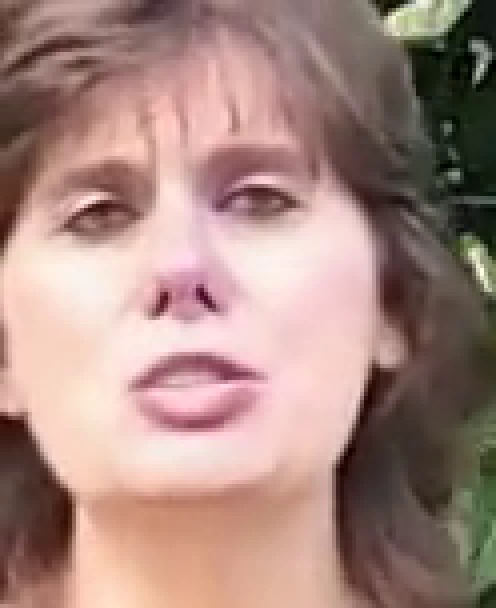
#> input picture tmp_frames/vidA.jpg, 496 x 608 px
$ python make_test_video.py --image ../tmp_frames/vidA.jpg
#> lines starting #> are read from the running program, lines starting #| are printed output that depends on the picture
#> in main, img is the input picture: shape (608, 496, 3); mean B, G, R 128, 136, 166.8
#!/usr/bin/env python3
"""Generate synthetic test videos for exercising the full pipeline
without needing real footage.

Uses a static portrait photo (default: matplotlib's bundled
grace_hopper.jpg) and modulates its colour channels with a
heartbeat-like pulse so the rPPG pipeline has a real face to detect and
a physiologically plausible signal to recover.

Sensitivity-test variants:
  --bpm 72        clean physiological pulse (baseline, should read REAL)
  --pulse-amp 0   no pulse at all (flat noise only)
  --erratic       BPM jumps randomly every 2 s (unstable pulse)
  --desync 1.5    forehead/cheeks get phase-shifted pulses (spatially
                  inconsistent blood-flow timing)

Usage (from repo root, ML venv active):
    python scripts/make_test_video.py [--image PATH] [--out PATH] \
        [--seconds 15] [--bpm 72] [--pulse-amp 6] [--erratic] \
        [--desync SECONDS]
"""
from __future__ import annotations

import argparse
import sys
from pathlib import Path

import cv2
import numpy as np

REPO_ROOT = Path(__file__).resolve().parents[1]
DEFAULT_IMAGE = (
    REPO_ROOT
    / "services"
    / "ml"
    / "venv"
    / "Lib"
    / "site-packages"
    / "matplotlib"
    / "mpl-data"
    / "sample_data"
    / "grace_hopper.jpg"
)
DEFAULT_OUT = REPO_ROOT / "tests" / "fixtures" / "synthetic_face_video.mp4"

# Face crop window (centre-weighted square) - keeps the face large enough
# for MediaPipe/Haar detection at 640x640.
CROP_SIZE = 520


def face_square(img: np.ndarray) -> tuple[int, int, int]:
    """Return (x, y, side) of a centre-weighted square around the face."""
    gray = cv2.cvtColor(img, cv2.COLOR_BGR2GRAY)
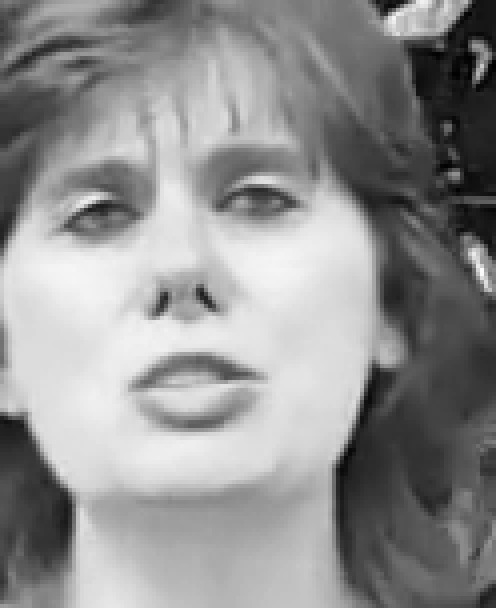
#> gray: shape (608, 496); min 1, max 252, mean 144.3
    cascade = cv2.CascadeClassifier(
        str(Path(cv2.data.haarcascades) / "haarcascade_frontalface_default.xml")
    )
    faces = cascade.detectMultiScale(gray, scaleFactor=1.1, minNeighbors=5, minSize=(80, 80))
#> faces = [[14, 63, 356, 356]]
    h, w = img.shape[:2]
#> h = 608; w = 496
    side = min(CROP_SIZE, h, w)
#> side = 496
    if len(faces):
        # Largest detected face
        x, y, fw, fh = max(faces, key=lambda f: f[2] * f[3])
#> x = 14; y = 63; fw = 356; fh = 356
        cx, cy = x + fw // 2, y + fh // 2
#> cx = 192; cy = 241
        side = min(max(int(fh * 2.2), 240), h, w)
    else:
        cx, cy = w // 2, int(h * 0.42)
    x0 = max(0, min(cx - side // 2, w - side))
#> x0 = 0
    y0 = max(0, min(cy - side // 2, h - side))
#> y0 = 0
    return x0, y0, side


def build_phase(args: argparse.Namespace) -> np.ndarray:
    """Per-frame pulse phase (radians), integrated over time.

    Constant BPM by default; --erratic re-samples the BPM every 2 s.
    """
    n = int(args.seconds * args.fps)
    if args.bpm <= 0 or args.pulse_amp <= 0:
        return np.zeros(n)
    if args.erratic:
        rng = np.random.default_rng(7)
        bpm_per_frame = np.repeat(rng.uniform(45.0, 150.0, size=max(1, n // (2 * int(args.fps)))), 2 * int(args.fps))
        bpm_per_frame = np.resize(bpm_per_frame, n)
    else:
        bpm_per_frame = np.full(n, float(args.bpm))
    phase_step = 2 * np.pi * bpm_per_frame / 60.0 / args.fps
    return np.cumsum(phase_step)


def region_masks(size: int) -> np.ndarray:
    """Band index per pixel: 0 = forehead (top third), 1 = left cheek,
    2 = right cheek -- approximate ROI geometry after the face crop."""
    yy, xx = np.mgrid[0:size, 0:size]
    masks = np.zeros((size, size), dtype=np.int8)
    masks[yy < size // 3] = 0
    masks[(yy >= size // 3) & (xx < size // 2)] = 1
    masks[(yy >= size // 3) & (xx >= size // 2)] = 2
    return masks


def main() -> int:
    parser = argparse.ArgumentParser(description=__doc__)
    parser.add_argument("--image", default=str(DEFAULT_IMAGE), help="input portrait photo")
    parser.add_argument("--out", default=str(DEFAULT_OUT), help="output .mp4 path")
    parser.add_argument("--seconds", type=float, default=15.0)
    parser.add_argument("--bpm", type=float, default=72.0, help="0 = no pulse")
    parser.add_argument("--fps", type=float, default=30.0)
    parser.add_argument(
        "--pulse-amp",
        type=float,
        default=6.0,
        help="green-channel modulation depth (0 = flat/no pulse)",
    )
    parser.add_argument(
        "--erratic", action="store_true", help="BPM jumps randomly every 2 seconds"
    )
    parser.add_argument(
        "--desync",
        type=float,
        default=0.0,
        metavar="SECONDS",
        help="phase offset between facial regions (spatial desync)",
    )
    args = parser.parse_args()

    img = cv2.imread(args.image)
    if img is None:
        print(f"Could not read image: {args.image}", file=sys.stderr)
        return 1

    x0, y0, side = face_square(img)
#> x0 = 0; y0 = 0; side = 496
    crop = img[y0 : y0 + side, x0 : y0 + side]
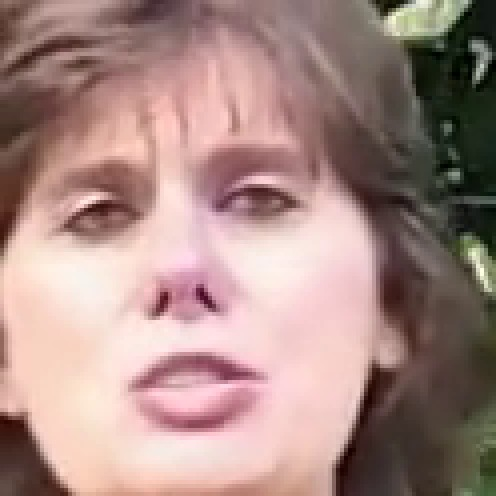
#> crop: shape (496, 496, 3); mean B, G, R 132.1, 137.9, 167.2
    frame = cv2.resize(crop, (640, 640), interpolation=cv2.INTER_AREA).astype(np.float32)

    out_path = Path(args.out)
    out_path.parent.mkdir(parents=True, exist_ok=True)
    writer = cv2.VideoWriter(
        str(out_path), cv2.VideoWriter_fourcc(*"mp4v"), args.fps, (640, 640)
    )
    if not writer.isOpened():
        print("Could not open VideoWriter", file=sys.stderr)
        return 1

    n_frames = int(args.seconds * args.fps)
    phase = build_phase(args)
    masks = region_masks(640)
    # Per-region phase offsets: forehead 0, cheeks shifted by --desync.
    offset_frames = [0.0, args.desync * args.fps, 2.0 * args.desync * args.fps]
    idx = [np.clip(np.arange(n_frames) - off, 0, n_frames - 1).astype(int) for off in offset_frames]

    amp_g = args.pulse_amp
    rng = np.random.default_rng(42)

    for i in range(n_frames):
        # Blood-volume pulse: mostly green-channel modulation (as in real
        # PPG), tiny overall luminance wobble, mild sensor noise.
        # Each region band gets its own pulse phase, so regions can disagree.
        pulses = np.array(
            [np.sin(phase[j]) for j in (idx[0][i], idx[1][i], idx[2][i])],
            dtype=np.float32,
        )
        band_pulse = pulses[masks]  # (640, 640) pulse value per pixel
        noise = rng.normal(0, 1.6, frame.shape).astype(np.float32)
        out = frame + noise
        out[:, :, 1] += band_pulse * amp_g
        out[:, :, 0] += band_pulse * (amp_g * 1.5 / 6.0)
        out[:, :, 2] += band_pulse * (amp_g * 2.5 / 6.0)
        writer.write(np.clip(out, 0, 255).astype(np.uint8))

    writer.release()
    kind = (
        f"{args.bpm:g} bpm, amp {args.pulse_amp:g}"
        + (", erratic" if args.erratic else "")
        + (f", desync {args.desync:g}s" if args.desync else "")
    )
    print(f"Wrote {out_path} ({n_frames} frames; {kind})")
    return 0


if __name__ == "__main__":
    raise SystemExit(main())
#> (the program exits here)

$ run again, on tmp_frames/vidB_start.jpg
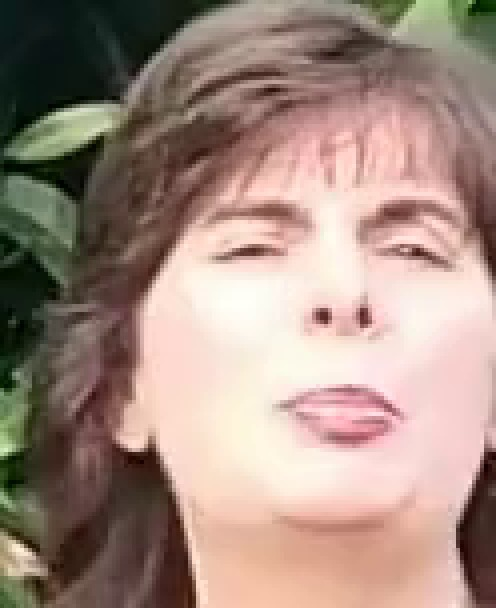
#> input picture tmp_frames/vidB_start.jpg, 496 x 608 px
#> in main, img is the input picture: shape (608, 496, 3); mean B, G, R 128.5, 139.8, 162.8
#> in face_square, `gray = cv2.cvtColor(img, cv2.COLOR_BGR2GRAY)`:
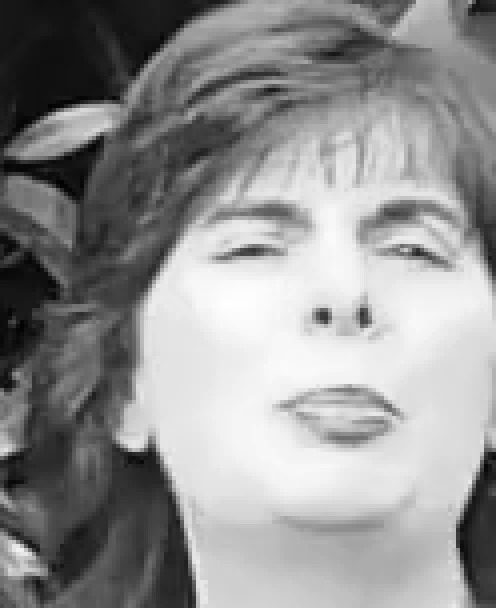
#> gray: shape (608, 496); min 1, max 254, mean 145.4
#> faces = ()
#> in main, `x0, y0, side = face_square(img)`: x0 = 0; y0 = 7; side = 496
#> in main, `crop = img[y0 : y0 + side, x0 : y0 + side]`:
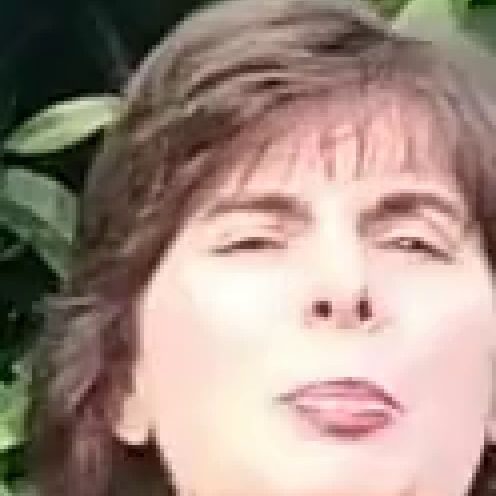
#> crop: shape (496, 496, 3); mean B, G, R 132.8, 143, 163.6
